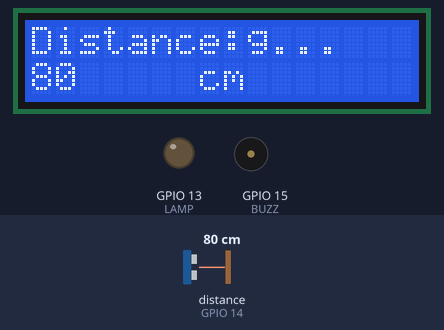
This sketch was run on a simulated ESP8266 (NodeMCU). Shown: 16×2 character LCD, output pins drawn as LEDs (lit = HIGH), buzzer (waves = sounding, pin HIGH). Wiring (inferred from the names in the program): ultrasonic range finder: trigger GPIO 12; echo GPIO 14. Inputs (shaded band) come from the test bench; at power-on: distance to the obstacle (sensor on GPIO 14) 80 cm. The echo pulse lasts 58.3 µs per cm; WiFi joins after 1.5 s; servers stay silent unless stated; pins used as bus, display or sensor lines are not drawn; what the sketch prints to the serial monitor is not drawn.

Above: at 2.7 s.
2.8 s: distance to the obstacle (sensor on GPIO 14) set to 2 cm
At 4.1 s:
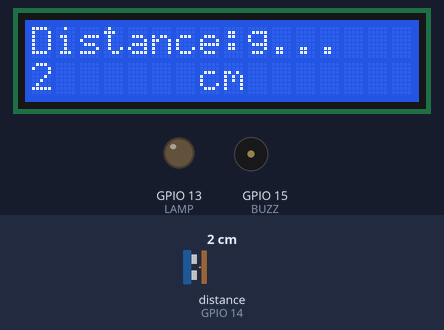
4.5 s: distance to the obstacle (sensor on GPIO 14) set to 4 cm
At 5.1 s:
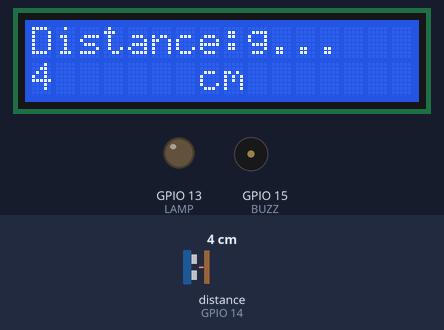
6.2 s: distance to the obstacle (sensor on GPIO 14) set to 9 cm
At 7.6 s:
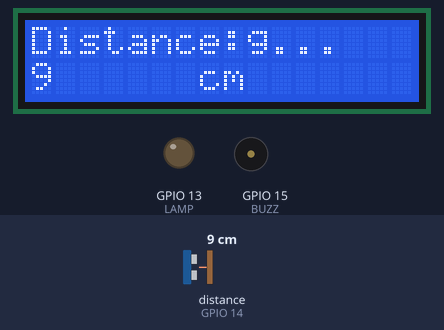
Timing chart, 0 to 9.2 s (numbered marks = the images above; inputs shaded):
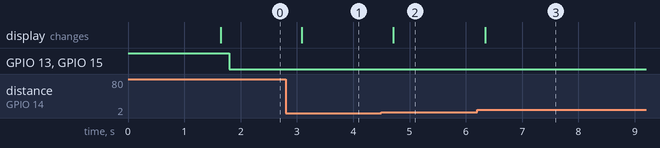

Measured:
- after the input at 2.8 s, the display: changes after 0.29 s (image 1)
- after the input at 4.5 s, the display: changes after 0.21 s (image 2)
- after the input at 6.2 s, the display: changes after 0.15 s (image 3)

The sketch:

level_air.ino
```cpp
#include <Wire.h>
#include <LiquidCrystal_I2C.h>
#include "FirebaseESP8266.h"
#include <ESP8266WiFi.h>

#define TRIG 12 //D5
#define ECHO 14 //D6
#define LAMP 13 //D7
#define BUZZ 15 //D8

int countTime = 0;
int countNum = 0;
int distance;
int dataSum = 0;
int sample;
const char* ssid = "Al -Firdaus";
const char* password = "12345678";

LiquidCrystal_I2C lcd(0x27, 16, 2);
FirebaseData firebaseData;

void setup() {

  Serial.begin(9600);

  pinMode(TRIG, OUTPUT);
  pinMode(ECHO, INPUT_PULLUP);
  pinMode(LAMP, OUTPUT);
  pinMode(BUZZ, OUTPUT);
  digitalWrite(LAMP, HIGH);
  digitalWrite(BUZZ, HIGH);

  lcd.begin();
  lcd.backlight();
  lcd.setCursor(3, 0);
  lcd.print("Loading...");

  WiFi.begin(ssid, password);
  //memulai menghubungkan ke wifi router
  while (WiFi.status() != WL_CONNECTED) {
    delay(500);
    Serial.print("."); //status saat mengkoneksikan
  }
  Serial.println("Sukses terkoneksi wifi!");
  Serial.println("IP Address:"); //alamat ip lokal
  Serial.println(WiFi.localIP());

  Firebase.begin("https://monitoring-daya-b4a10-default-rtdb.firebaseio.com/", "Nl6BkZSuHEDtVvbJNkvztAnLubUbtCLYluHWCLoH");
}

void loop() {

  for (countNum = 0; countNum < 10; countNum++) {
    digitalWrite(TRIG, LOW);
    delayMicroseconds(2);

    digitalWrite(TRIG, HIGH);
    delayMicroseconds(20);

    digitalWrite(TRIG, LOW);
    sample = pulseIn(ECHO, HIGH, 26000);
    sample = sample / 58;
    dataSum = dataSum + sample;
  }

  distance = dataSum / 10;
  dataSum = 0;

  Serial.print("Distance ");
  Serial.print(distance);
  Serial.println("cm");

  lcd.setCursor(0, 0);
  lcd.print("Distance:");
  lcd.setCursor(0, 1);
  lcd.print(distance, 1);
  lcd.print("   ");
  lcd.setCursor(6, 1);
  lcd.print(" cm  ");

  Serial.printf("data... %s\n", Firebase.setInt(firebaseData, "/data/level", distance) ? "ok" : firebaseData.errorReason().c_str());

  if (distance <= 300) {
    digitalWrite(LAMP, LOW);
    digitalWrite(BUZZ, LOW);
    Serial.printf("status... %s\n", Firebase.setString(firebaseData, "/data/status", "Siaga") ? "ok" : firebaseData.errorReason().c_str());
  }

  else {
    digitalWrite(LAMP, HIGH);
    digitalWrite(BUZZ, HIGH);
    Serial.printf("status... %s\n", Firebase.setString(firebaseData, "/data/status", "Aman") ? "ok" : firebaseData.errorReason().c_str());
  }
}
```
